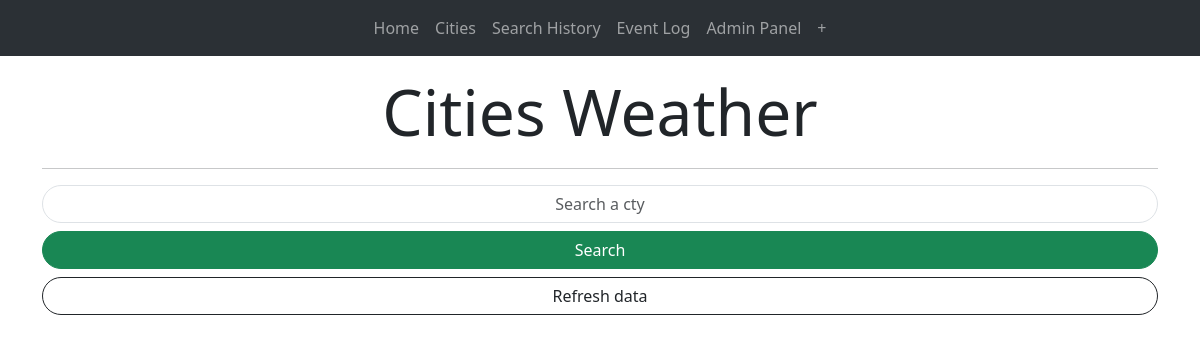
Before: /cities with the older database file.
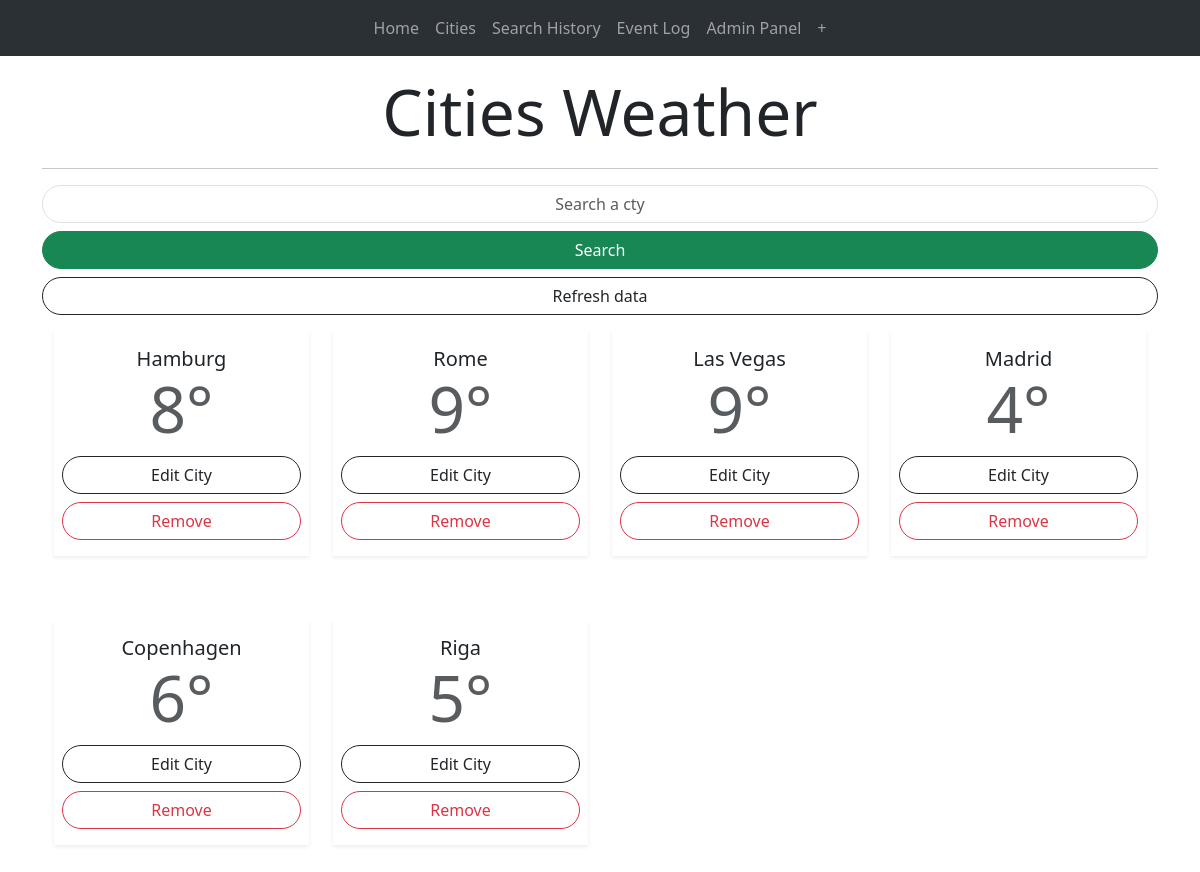
After: the same page with the newer database file.
### app.py (models this page shows)
class Cities_active(db.Model): # Task 3 route /cities - cities of interest
    id = db.Column(db.Integer, primary_key = True, nullable=False)
    city = db.Column(db.String, nullable = False)
    temperature = db.Column(db.String) # store weather data for list item

### app.py (the view)
@app.route("/cities",methods = ["GET", "POST"]) # Display main app with weather cards
def cities_of_interest_route():
    with app.app_context():
        cityquery = Cities_active.query.all()
    return render_template("cities.html",cityquery=cityquery)

### templates/cities.html (shortened to what this page needs)
{% extends "base.html" %}
{% block main %}
<h1 class="display-3 fw-normal lh-1 mt-4 mb-4 text-center">Cities Weather</h1>
<hr class="featurette-divider">
<form action="/searchcity" method="POST">
    <div class="form-group">
        <input class="form-control mt-2 rounded-pill text-center" type="text" name="form_search" placeholder="Search a cty">
        <div class="d-grid">
            <button class="btn btn-success btn-block mt-2 rounded-pill" type="submit">Search</button>
        </div>
    </div>
</form>
<a href="/updateall">
    <div class="d-grid">
        <button class="btn btn-outline-dark btn-block mt-2 rounded-pill" type="submit">Refresh data</button>
    </div>
</a>
<div class="container">
    <div class="row text-center">
        {% for city in cityquery %}
        <div class="col-xl-3 col-sm-6 mt-3 mb-5">
            <div class="bg-white shadow-sm py-3 px-2">
                <h5 class="mb-0">{{ city.city }}</h5><span class="display-3 text-uppercase text-muted">{{ city.temperature }}°</span>
                <a href="/update/{{ city.city }}/{{ city.id }}",action="POST">
                    <div class="d-grid">
                        <button class="btn btn-outline-dark btn-block mt-2 rounded-pill" type="submit">Edit City</button>
                    </div>
                </a>
                <a href="/removecity/{{city.id}}",action="POST">
                    <div class="d-grid">
                        <button class="btn btn-outline-danger btn-block mt-2 rounded-pill" type="submit">Remove</button>
                    </div>
                </a>
            </div>
        </div>
        {% endfor %}
    </div>
</div>
{% endblock %}

### templates/base.html (shortened to what this page needs)
<!DOCTYPE html>
<html lang="en">
<head>
    <link href="https://cdn.jsdelivr.net/npm/bootstrap@5.3.0-alpha1/dist/css/bootstrap.min.css" rel="stylesheet">
    <link rel="stylesheet" href="../static/css/style.css">
</head>
<body class="d-flex flex-column min-vh-100">
    {% include "navbar.html" %}
<div class="container">
    {% block main %}{% endblock %}
</div>
</body>
</html>

### templates/navbar.html (shortened to what this page needs)
<nav class="navbar navbar-expand-lg bg-body-tertiary" data-bs-theme="dark">
    <div class="container-fluid">
      <div class="collapse navbar-collapse justify-content-center" id="navbarNavDropdown">
        <ul class="navbar-nav">
          <li class="nav-item">
            <a class="nav-link" href="/">Home</a>
          </li>
          <li class="nav-item">
            <a class="nav-link" href="/cities">Cities</a>
          </li>
          <li class="nav-item">
            <a class="nav-link" href="/log">Search History</a>
          </li>
          <li class="nav-item">
            <a class="nav-link" href="/eventlog">Event Log</a>
          </li>
          <li class="nav-item">
            <a class="nav-link" href="/admin">Admin Panel</a>
          </li>
          <li class="nav-item">
            <a class="nav-link" href="/fun">+</a>
          </li>
        </ul>
      </div>
    </div>
  </nav>

### static/css/style.css (style rules this page uses)
a { text-decoration: none }

Changed rows visible on the page:
added Cities_active: city "Hamburg", temperature "8"
added Cities_active: city "Rome", temperature "9"
added Cities_active: city "Las Vegas", temperature "9"
added Cities_active: city "Madrid", temperature "4"
added Cities_active: city "Copenhagen", temperature "6"
added Cities_active: city "Riga", temperature "5"
